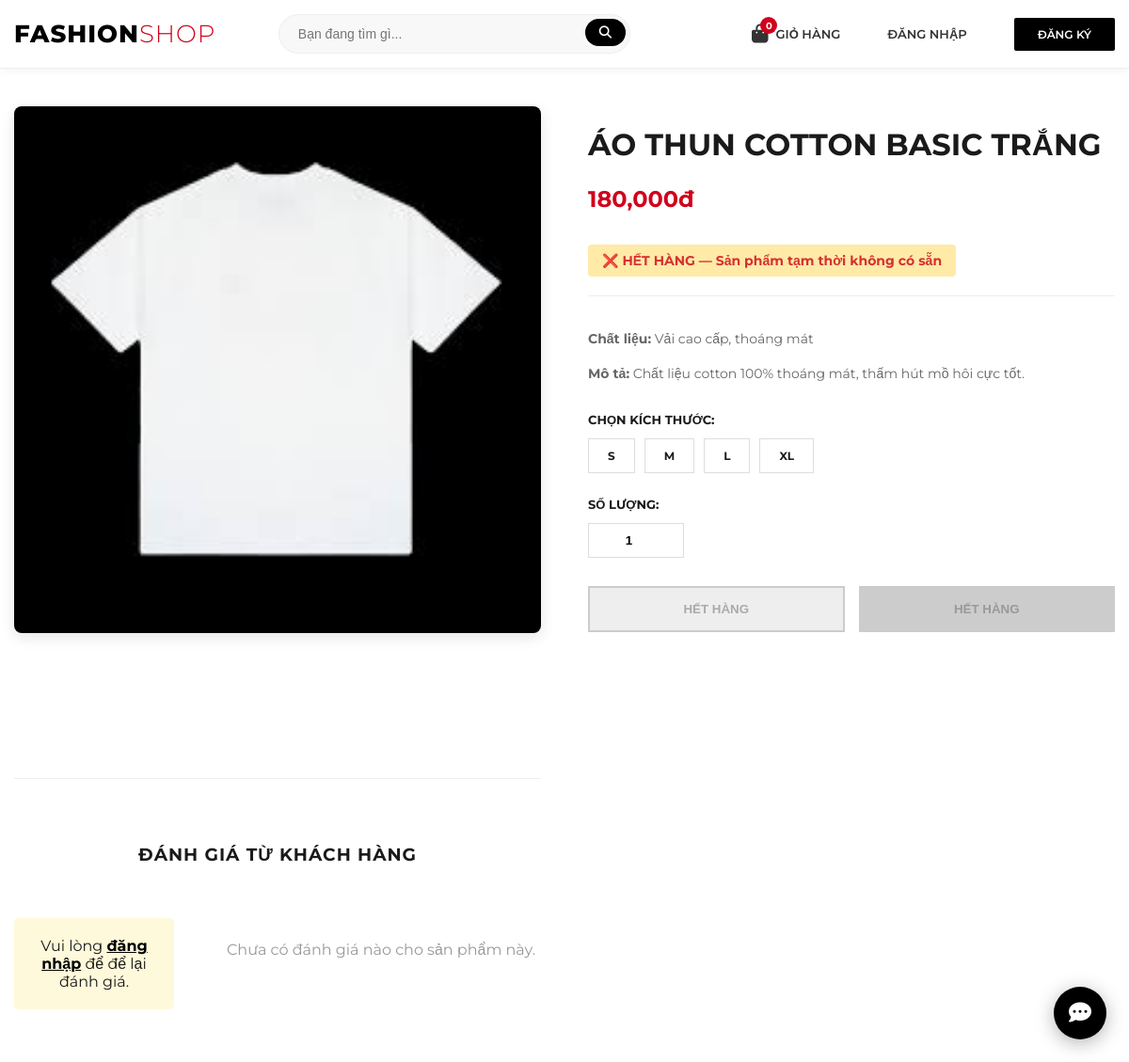
/product.php?id=50, run on the app's committed database.
### tables this page shows
CREATE TABLE `products` (
  `id` int(11) NOT NULL,
  `category_id` int(11) DEFAULT NULL,
  `name` varchar(255) NOT NULL,
  `price` decimal(10,2) NOT NULL,
  `stock` int(11) NOT NULL DEFAULT 0,
  `description` text DEFAULT NULL,
  `image` varchar(255) DEFAULT NULL
);

CREATE TABLE `product_sizes` (
  `id` int(11) NOT NULL,
  `product_id` int(11) DEFAULT NULL,
  `size_name` varchar(10) DEFAULT NULL
);

### public/product.php (the view, shortened to what this page needs)
<?php
include __DIR__ . '/../templates/partials/header.php';
$product_id = $_GET['id'] ?? 0;
$stmt = $pdo->prepare("SELECT * FROM products WHERE id = ?");
$stmt->execute([$product_id]);
$product = $stmt->fetch();
$stmt_size = $pdo->prepare("SELECT * FROM product_sizes WHERE product_id = ?");
$stmt_size->execute([$product_id]);
$sizes = $stmt_size->fetchAll();
$stmt_rev = $pdo->prepare("SELECT r.*, u.username FROM reviews r JOIN users u ON r.id = u.id WHERE r.product_id = ? ORDER BY r.created_at DESC");
$stmt_rev->execute([$product_id]);
$reviews = $stmt_rev->fetchAll();
?>
<div class="container"
    style="max-width: 1200px; margin: 40px auto; padding: 0 15px; font-family: 'Montserrat', sans-serif;">
    <div style="display: grid; grid-template-columns: 1fr 1fr; gap: 50px; align-items: start;">
        <div class="product-image">
            <img src="/assets/images/<?= $product['image'] ?>" alt="<?= $product['name'] ?>"
                style="width: 100%; border-radius: 8px; box-shadow: 0 5px 15px rgba(0,0,0,0.1);">
        </div>
        <div class="product-details">
            <h1 style="font-size: 32px; margin-bottom: 15px; text-transform: uppercase;"><?= $product['name'] ?></h1>
            <p style="font-size: 24px; color: #d0021b; font-weight: 700; margin-bottom: 20px;">
                <?= number_format($product['price']) ?>đ</p>
            <?php $outOfStock = (int)($product['stock'] ?? 0) <= 0; ?>
            <p style="font-size: 14px; font-weight: bold; padding: 8px 15px; border-radius: 4px; margin-bottom: 20px; display: inline-block; background: <?= $outOfStock ? '#ffeaa7' : '#d4edda' ?>; color: <?= $outOfStock ? '#d63031' : '#155724' ?>;">
                <?= $outOfStock ? '❌ HẾT HÀNG — Sản phẩm tạm thời không có sẵn' : '✅ Còn ' . (int)$product['stock'] . ' sản phẩm trong kho' ?>
            </p>
            <div style="border-top: 1px solid #eee; padding-top: 20px; color: #666; font-size: 14px; line-height: 1.6;">
                <p><strong>Chất liệu:</strong> <?= $product['material'] ?? 'Vải cao cấp, thoáng mát' ?></p>
                <p><strong>Mô tả:</strong> <?= $product['description'] ?></p>
            </div>
            <form action="add_to_cart.php" method="POST" style="margin-top: 30px;">
                <div style="margin-bottom: 25px;">
                    <div style="margin-bottom: 25px;">
                        <?php if (count($sizes) > 0): ?>
                            <p style="font-weight: 700; margin-bottom: 12px; font-size: 13px; text-transform: uppercase;">
                                Chọn kích thước:</p>
                            <div style="display: flex; gap: 10px;">
                                <?php foreach ($sizes as $s): ?>
                                    <label style="cursor: pointer;">
                                        <span class="size-item"
                                            style="display: inline-block; padding: 10px 20px; border: 1px solid #ddd; font-weight: bold; font-size: 12px; transition: 0.3s;">
                                            <?= $s['size_name'] ?>
                                        </span>
                                    </label>
                                <?php endforeach; ?>
                            </div>
                        <?php else: ?>
                            <input type="hidden" name="selected_size" value="Freesize">
                        <?php endif; ?>
                    </div>
                    <div style="margin-bottom: 30px;">
                        <p style="font-weight: 700; margin-bottom: 12px; font-size: 13px; text-transform: uppercase;">Số
                            lượng:</p>
                        <input type="number" name="quantity" value="1" min="1"
                            style="width: 80px; padding: 10px; border: 1px solid #ddd; text-align: center; font-weight: bold;">
                    </div>
                    <div style="display: flex; gap: 15px;">
                        <button type="submit" name="action" value="add"
                            <?= $outOfStock ? 'disabled' : '' ?>
                            style="flex: 1; padding: 15px; background: <?= $outOfStock ? '#eee' : '#fff' ?>; border: 2px solid <?= $outOfStock ? '#ccc' : '#000' ?>; font-weight: 700; cursor: <?= $outOfStock ? 'not-allowed' : 'pointer' ?>; transition: 0.3s; color: <?= $outOfStock ? '#aaa' : '#000' ?>;">
                            <?= $outOfStock ? 'HẾT HÀNG' : 'THÊM VÀO GIỎ' ?>
                        </button>
                        <button type="submit" name="action" value="buy_now"
                            <?= $outOfStock ? 'disabled' : '' ?>
                            style="flex: 1; padding: 15px; background: <?= $outOfStock ? '#ccc' : '#000' ?>; color: <?= $outOfStock ? '#999' : '#fff' ?>; border: 2px solid <?= $outOfStock ? '#ccc' : '#000' ?>; font-weight: 700; cursor: <?= $outOfStock ? 'not-allowed' : 'pointer' ?>; transition: 0.3s;">
                            <?= $outOfStock ? 'HẾT HÀNG' : 'MUA NGAY' ?>
                        </button>
                    </div>
            </form>
        </div>
    </div>
    <div style="margin-top: 80px; border-top: 1px solid #eee; padding-top: 50px;">
        <h3 style="text-transform: uppercase; letter-spacing: 1px; text-align: center; margin-bottom: 40px;">Đánh giá từ
            khách hàng</h3>
        <div style="display: grid; grid-template-columns: 1fr 2fr; gap: 50px;">
            <div>
                <?php if (isset($_SESSION['user_id'])): ?>
                    <form action="submit_review.php" method="POST"
                        style="background: #f9f9f9; padding: 25px; border-radius: 8px;">
                        <input type="hidden" name="product_id" value="<?= $product_id ?>">
                        <p style="font-weight: bold; margin-bottom: 15px;">Gửi nhận xét của bạn</p>
                        <select name="rating"
                            style="width: 100%; padding: 10px; margin-bottom: 15px; border: 1px solid #ddd;">
                            <option value="5">★★★★★ (Tuyệt vời)</option>
                            <option value="4">★★★★☆ (Rất tốt)</option>
                            <option value="3">★★★☆☆ (Bình thường)</option>
                            <option value="2">★★☆☆☆ (Kém)</option>
                            <option value="1">★☆☆☆☆ (Rất tệ)</option>
                        </select>
                        <textarea name="comment" placeholder="Bạn thấy sản phẩm này thế nào?..." required
                            style="width: 100%; height: 100px; padding: 12px; border: 1px solid #ddd; margin-bottom: 15px; font-family: inherit;"></textarea>
                        <button type="submit"
                            style="width: 100%; background: #d0021b; color: #fff; border: none; padding: 12px; font-weight: bold; cursor: pointer;">GỬI
                            ĐÁNH GIÁ</button>
                    </form>
                <?php else: ?>
                    <p style="text-align: center; background: #fff9db; padding: 20px; border-radius: 5px;">
                        Vui lòng <a href="login.php" style="color: #000; font-weight: 700;">đăng nhập</a> để để lại đánh
                        giá.
                    </p>
                <?php endif; ?>
            </div>
            <div style="max-height: 500px; overflow-y: auto;">
                <?php if (count($reviews) > 0): ?>
                    <?php foreach ($reviews as $r): ?>
                        <div style="margin-bottom: 25px; border-bottom: 1px solid #eee; padding-bottom: 15px;">
                            <div style="display: flex; justify-content: space-between;">
                                <strong><?= htmlspecialchars($r['username']) ?></strong>
                                <span style="color: #f1c40f;"><?= str_repeat('★', $r['rating']) ?></span>
                            </div>
                            <p style="color: #555; margin: 10px 0; font-size: 14px;">
                                <?= nl2br(htmlspecialchars($r['comment'])) ?></p>
                            <small style="color: #999;"><?= date('d/m/Y', strtotime($r['created_at'])) ?></small>
                        </div>
                    <?php endforeach; ?>
                <?php else: ?>
                    <p style="text-align: center; color: #999; margin-top: 40px;">Chưa có đánh giá nào cho sản phẩm này.</p>
                <?php endif; ?>
            </div>
        </div>
    </div>
</div>
<?php include __DIR__ . '/../templates/partials/footer.php'; ?>

### public/assets/css/style.css (style rules this page uses)
:root { --main-color: #1a1a1a; --accent-color: #ff4757; --text-muted: #777; --border-color: #eee; }
body { font-family: 'Montserrat', sans-serif; color: var(--main-color); background-color: #fff; margin: 0; }

### templates/partials/header.php (style rules this page uses)
body { font-family: 'Montserrat', sans-serif; }

### data on the page
products: image (picture), name "ÁO THUN COTTON BASIC TRẮNG", price "180,000", description "Chất liệu cotton 100% thoáng mát, thấm hút mồ hôi cực tốt."
product_sizes: size_name "S"
product_sizes: size_name "M"
product_sizes: size_name "L"
product_sizes: size_name "XL"

### other printed values
$total_items "0"
$product['material'] "Vải cao cấp, thoáng mát"
